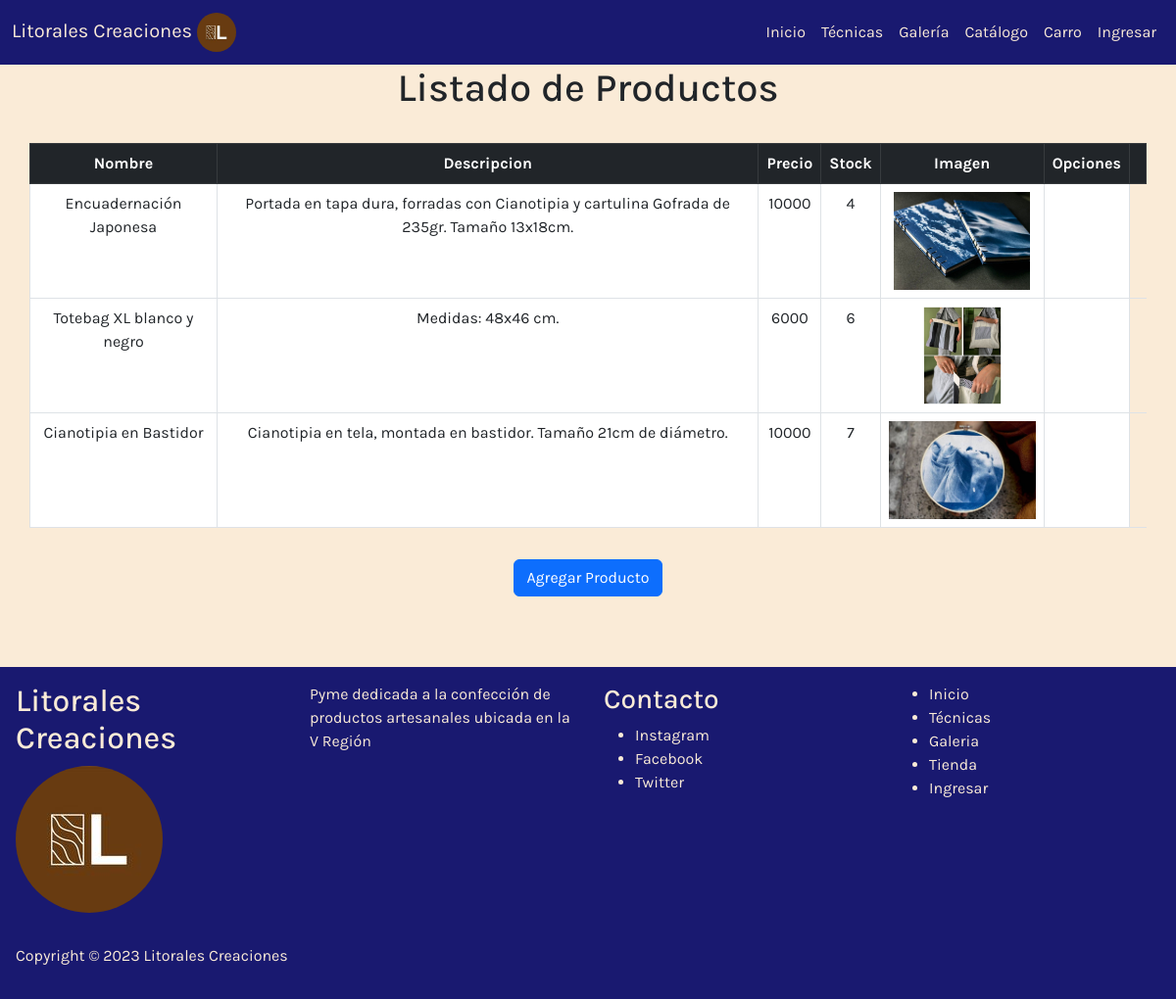
The app's page /tienda/producto-listar with its own data.
### tienda/models.py (models this page shows, shortened)
class Producto(models.Model):
    nombreProducto = models.CharField(max_length=50)
    descripcionProducto = models.CharField(max_length=200)
    precio = models.IntegerField(null=True)
    stock = models.CharField(max_length=3)
    imagen = models.ImageField(upload_to='tienda/uploads/', null=True)

### tienda/views.py (the view)
# urls.py: path('producto-listar', views.productosList, name='productosList'),
def productosList(request):
    productos= Producto.objects.all()
    data={
        'productos' : productos
    }
    return render(request,'tienda/productosList.html',data)

### tienda/context_processor.py (called while the page is built)
def total_carrito(request):
    total = 0
    if request.user.is_authenticated:
        if "carrito" in request.session.keys():
            for key, value in request.session["carrito"].items():
                total += int(value["total"])
    return {"total_carrito": total}

### tienda/templates/tienda/productosList.html (shortened to what this page needs)
{% load static %}
<!DOCTYPE html>
<html lang="en">
<head>
    <link href="https://cdn.jsdelivr.net/npm/bootstrap@5.3.0-alpha2/dist/css/bootstrap.min.css" rel="stylesheet">
    <link rel="stylesheet" href="{% static 'estilos.css' %}">
<link rel="stylesheet" href="https://necolas.github.io/normalize.css/8.0.1/normalize.css">
</head>
<body>
  <nav class="navbar navbar-expand-lg" style="background-color:midnightblue">
    <div class="container-fluid">
      <a class="navbar-brand" class="fs-3">Litorales Creaciones <img id="logo" src="{% static 'media/logo1.jpg' %}" alt="logoL"></a>
      <div class="collapse navbar-collapse" id="navbarNav">
        <ul class="navbar-nav ms-auto mb-2 mb-lg-0">
          <li class="nav-item">
            <a class="nav-link" href="{% url 'index' %}">Inicio</a>
          </li>
          <li class="nav-item">
            <a class="nav-link" href="{% url 'tecnicas' %}">Técnicas</a>
          </li>
          <li class="nav-item">
            <a class="nav-link" href="{% url 'galeria' %}">Galería</a>
          </li>
          <li class="nav-item">
            <a class="nav-link" href="{% url 'catalogo' %}">Catálogo</a>
          </li>
          <li class="nav-item">
            <a class="nav-link" href="{% url 'resumen' %}">Carro</a>
          </li>
          {% if request.user.is_authenticated %}
          <li class="nav-item">
            <a class="nav-link" href="#"> Hola, {{request.user}}</a>
          </li>
          <li class="nav-item">
            <a class="nav-link" href ="{% url 'logout'%}"> Cerrar Sesión</a>
          </li>
          {% else %}
          <li class="nav-item">
            <a class="nav-link" href="{% url 'login' %}">Ingresar</a>
          </li>
          {% endif %}
      </div>
    </div>
  </nav>
            <div class="container">
                <div class="row">
                    <h1>Listado de Productos</h1>
                </div>
                <br>
                <div class="row mb-3">
                  <table class="table table-bordered" id="productos">
                      <thead class="table-dark">
                          <tr>
                            <th scope="col">Nombre</th>
                            <th scope="col">Descripcion</th>
                            <th scope="col">Precio</th>
                            <th scope="col">Stock</th>
                            <th scope="col">Imagen</th>
                            <th scope="col">Opciones</th>
                            <th scope="col"></th>
                          </tr>
                      </thead>
                      {% for auxlist in productos%}
                      <tr>
                        <td>{{auxlist.nombreProducto}}</td>
                        <td>{{auxlist.descripcionProducto}}</td>
                        <td>{{auxlist.precio}}</td>
                        <td>{{auxlist.stock}}</td>
                        {% if auxlist.imagen%}
                        <td><img style="height: 100px;" src="{{ auxlist.imagen }}" alt=""></td>
                        {% else %}
                        <td><img src="/tienda/uploads/cianotipia1.jpg" alt="a"></td>
                        {% endif%}
                        <td>
                        </tr>
                          {% endfor %}
                  </table>
                </div>
                <a class="btn btn-primary" href="producto-agregar">Agregar Producto</a>
            </div>
<br>
<br>
<br>
      <footer>
        <div class="footer">
          <article class="columna">
          <h2>Litorales Creaciones</h2>
          <img style="width:auto; height: 150px; border-radius:50%" src="{% static 'media/logo1.jpg'%}" alt="">
        </article>
        <article class="columna">
          <p>Pyme dedicada a la confección de productos artesanales ubicada en la V Región</p>
        </article>
          <article class="columna">
            <h3 class="titulo-columna">Contacto</h3>
            <ul>
              <li><a class="footerLink" href="">Instagram</a></li>
              <li><a class="footerLink" href="">Facebook</a></li>
              <li><a class="footerLink" href="">Twitter</a></li>
            </ul>
          </article>
          <article class="columna">
            <ul>
            <li><a class="footerLink" href="index">Inicio</a></li>
            <li><a class="footerLink" href="tecnicas">Técnicas</a></li>
            <li><a class="footerLink" href="galeria">Galeria</a></li>
            <li><a class="footerLink" href="catalogo">Tienda</a></li>
            <li><a class="footerLink" href="login">Ingresar</a></li>
          </ul>
          </article>
        </div>
        <div class="footer"><p>Copyright © 2023 Litorales Creaciones</p></div>
      </footer>
    </body>
</html>

### tienda/static/estilos.css (style rules this page uses)
* { font-family: 'Karla', sans-serif; }
#logo { display: inline-block; width: 40px; height: 40px; border-radius: 50%; }
.navbar-brand { color: antiquewhite; }
.nav-link { color: antiquewhite; }
body { background-color: antiquewhite; }
.container { text-align: center; }
.footer { display: flex; flex-direction: column; flex-wrap: wrap; gap: 2rem; padding: 1rem; background-color:midnightblue; }
@media (min-width: 700px) { .footer { flex-direction: row; } }
.footer > * { flex:1; color: antiquewhite; }
.footerLink { text-decoration: none; color: antiquewhite; }
* { box-sizing: border-box; }
body { background: antiquewhite; }

### records on screen
Producto: nombreProducto "Encuadernación Japonesa", descripcionProducto "Portada en tapa dura, forradas con Cianotipia y cartulina Gofrada de 235gr. Tamaño 13x18cm.", precio "10000", stock "4", imagen (picture)
Producto: nombreProducto "Totebag XL blanco y negro", descripcionProducto "Medidas: 48x46 cm.", precio "6000", stock "6", imagen (picture)
Producto: nombreProducto "Cianotipia en Bastidor", descripcionProducto "Cianotipia en tela, montada en bastidor. Tamaño 21cm de diámetro.", precio "10000", stock "7", imagen (picture)
